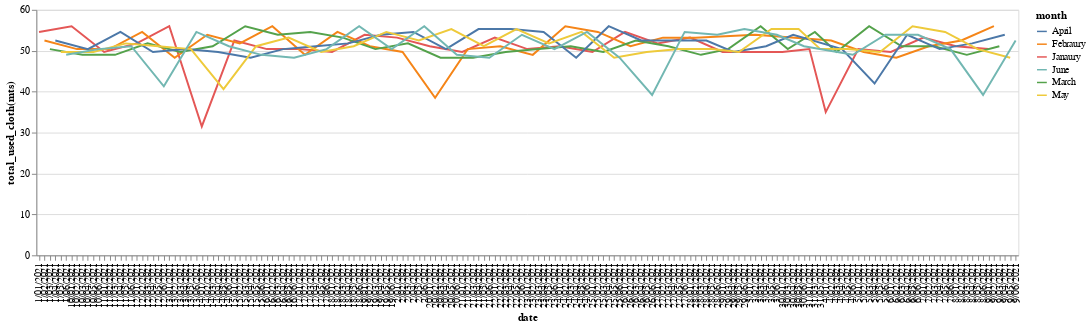

This figure's notebook cell:
### Code cell
alt.Chart(df).mark_line().encode(
    alt.X('date:O'),
    alt.Y('total_used_cloth(mts):Q'),
    alt.Color('month:N')
).properties(
    width = 1000,
    height = 250
).interactive()

### Figure 1 — Vega-Lite specification as saved in the notebook (floating-point values rounded to 4 significant figures; data arrays with more than 128 entries replaced by an {"elided": "..."} marker saying what was removed)
{"config": {"view": {"continuousWidth": 400, "continuousHeight": 300}}, "data": {"name": "data-2822873517b0be270366859ae7373640"}, "mark": "line", "encoding": {"color": {"type": "nominal", "field": "month"}, "x": {"type": "ordinal", "field": "date"}, "y": {"type": "quantitative", "field": "total_used_cloth(mts)"}}, "height": 250, "selection": {"selector004": {"type": "interval", "bind": "scales", "encodings": ["x", "y"]}}, "width": 1000, "$schema": "https://vega.github.io/schema/vega-lite/v4.8.1.json", "datasets": {"data-2822873517b0be270366859ae7373640": {"elided": "181 records"}}}
